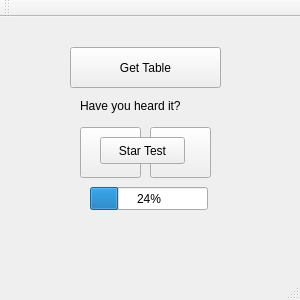
<?xml version="1.0" encoding="UTF-8"?>
<ui version="4.0">
 <class>HAT</class>
 <widget class="QMainWindow" name="HAT">
  <property name="geometry">
   <rect>
    <x>0</x>
    <y>0</y>
    <width>300</width>
    <height>300</height>
   </rect>
  </property>
  <property name="minimumSize">
   <size>
    <width>300</width>
    <height>300</height>
   </size>
  </property>
  <property name="maximumSize">
   <size>
    <width>300</width>
    <height>300</height>
   </size>
  </property>
  <property name="mouseTracking">
   <bool>false</bool>
  </property>
  <property name="windowTitle">
   <string>HAT</string>
  </property>
  <property name="autoFillBackground">
   <bool>false</bool>
  </property>
  <widget class="QWidget" name="centralWidget">
   <widget class="QPushButton" name="Yes">
    <property name="geometry">
     <rect>
      <x>80</x>
      <y>110</y>
      <width>61</width>
      <height>51</height>
     </rect>
    </property>
    <property name="cursor">
     <cursorShape>PointingHandCursor</cursorShape>
    </property>
    <property name="toolTip">
     <string>Yes</string>
    </property>
    <property name="text">
     <string/>
    </property>
    <property name="icon">
     <iconset resource="icons.qrc">
      <normaloff>:/new/icons/Yes.png</normaloff>:/new/icons/Yes.png</iconset>
    </property>
    <property name="iconSize">
     <size>
      <width>50</width>
      <height>50</height>
     </size>
    </property>
   </widget>
   <widget class="QPushButton" name="No">
    <property name="geometry">
     <rect>
      <x>150</x>
      <y>110</y>
      <width>61</width>
      <height>51</height>
     </rect>
    </property>
    <property name="cursor">
     <cursorShape>PointingHandCursor</cursorShape>
    </property>
    <property name="toolTip">
     <string>No</string>
    </property>
    <property name="text">
     <string/>
    </property>
    <property name="icon">
     <iconset resource="icons.qrc">
      <normaloff>:/new/icons/No.png</normaloff>:/new/icons/No.png</iconset>
    </property>
    <property name="iconSize">
     <size>
      <width>50</width>
      <height>50</height>
     </size>
    </property>
   </widget>
   <widget class="QPushButton" name="pegatabel">
    <property name="geometry">
     <rect>
      <x>70</x>
      <y>30</y>
      <width>151</width>
      <height>41</height>
     </rect>
    </property>
    <property name="cursor">
     <cursorShape>ClosedHandCursor</cursorShape>
    </property>
    <property name="toolTip">
     <string>Get data </string>
    </property>
    <property name="text">
     <string>Get Table</string>
    </property>
   </widget>
   <widget class="QPushButton" name="Starttest">
    <property name="geometry">
     <rect>
      <x>100</x>
      <y>120</y>
      <width>85</width>
      <height>27</height>
     </rect>
    </property>
    <property name="cursor">
     <cursorShape>PointingHandCursor</cursorShape>
    </property>
    <property name="text">
     <string>Star Test</string>
    </property>
   </widget>
   <widget class="QProgressBar" name="progressBar">
    <property name="geometry">
     <rect>
      <x>90</x>
      <y>170</y>
      <width>118</width>
      <height>23</height>
     </rect>
    </property>
    <property name="toolTip">
     <string>Progress</string>
    </property>
    <property name="value">
     <number>24</number>
    </property>
    <property name="textVisible">
     <bool>true</bool>
    </property>
   </widget>
   <widget class="QLabel" name="label">
    <property name="geometry">
     <rect>
      <x>80</x>
      <y>80</y>
      <width>131</width>
      <height>17</height>
     </rect>
    </property>
    <property name="text">
     <string>Have you heard it?</string>
    </property>
   </widget>
  </widget>
  <widget class="QMenuBar" name="menuBar">
   <property name="geometry">
    <rect>
     <x>0</x>
     <y>0</y>
     <width>300</width>
     <height>25</height>
    </rect>
   </property>
  </widget>
  <widget class="QToolBar" name="mainToolBar">
   <attribute name="toolBarArea">
    <enum>TopToolBarArea</enum>
   </attribute>
   <attribute name="toolBarBreak">
    <bool>false</bool>
   </attribute>
  </widget>
  <widget class="QStatusBar" name="statusBar"/>
 </widget>
 <layoutdefault spacing="6" margin="11"/>
 <resources>
  <include location="icons.qrc"/>
 </resources>
 <connections/>
</ui>
